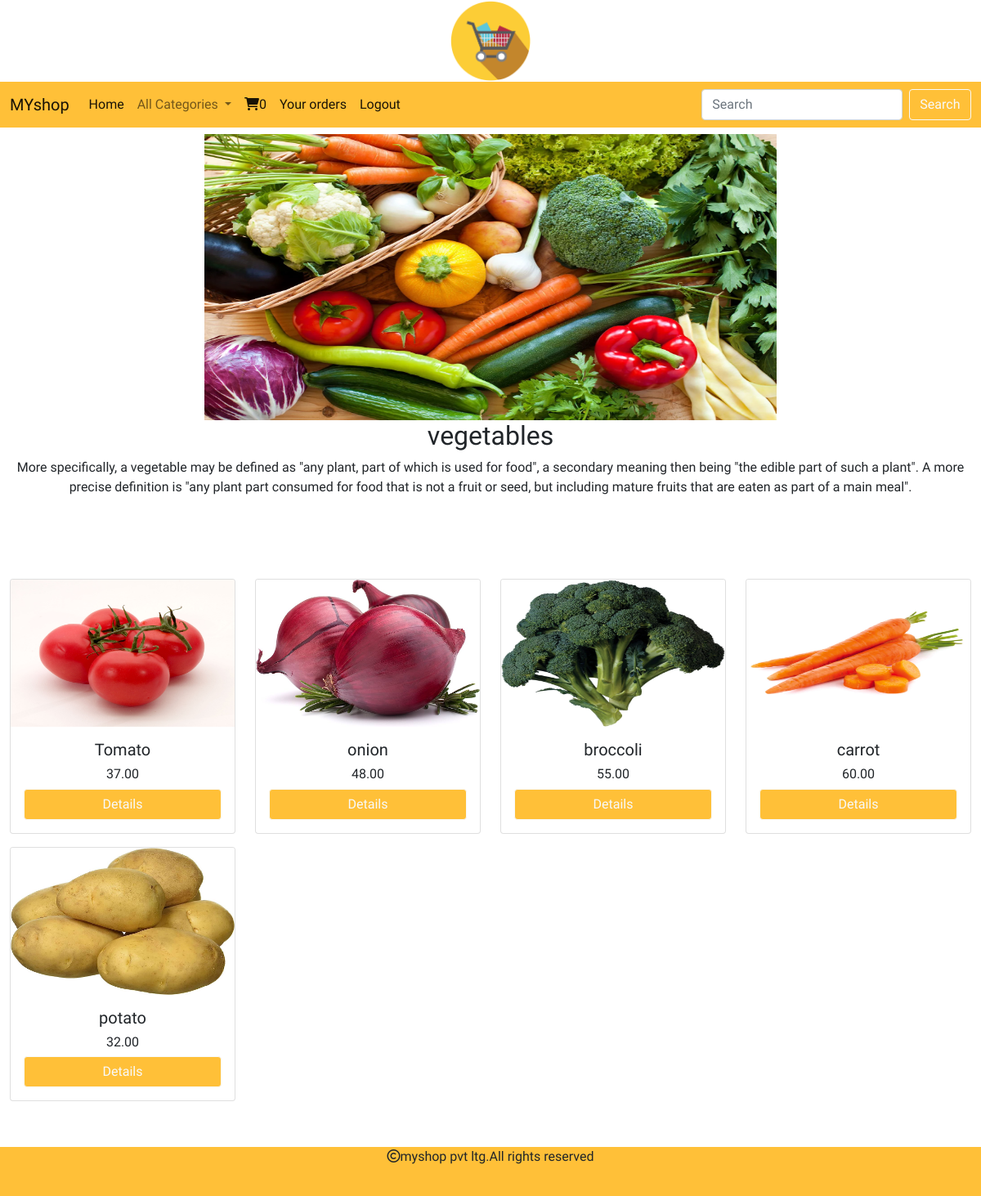
Screenshot of /allproducts/vegetables (signed in) with the database file from the repository.
### shop/models.py (models this page shows, shortened)
class Category(models.Model):
    name=models.CharField(max_length=250,unique=True)
    slug=models.SlugField(max_length=250,unique=True)
    description=models.TextField(blank=True)
    image=models.ImageField(upload_to='shop/category',null=True,blank=True)

class Product(models.Model):
    name=models.CharField(max_length=200,unique=True)
    slug=models.SlugField(max_length=250,unique=True)
    description=models.TextField(blank=True)
    price=models.DecimalField(max_digits=10,decimal_places=2)
    category=models.ForeignKey(Category,on_delete=models.CASCADE)
    image=models.ImageField(upload_to='img/product',null=True,blank=True)
    stock=models.IntegerField()
    available=models.BooleanField(default=True)
    created=models.DateTimeField(auto_now_add=True)
    updated=models.DateTimeField(auto_now=True)

### shop/views.py (the view)
# urls.py: path('allproducts/<slug:p>',views.allproducts,name="allproducts"),
def allproducts(request,p):
    c=Category.objects.get(slug=p)
    p=Product.objects.filter(category__slug=p)
    return render(request,'products.html',{'p':p,'c':c})

### cart/context_processors.py (called while the page is built)
def counter(request):
    item_count=0
    if request.user.is_authenticated:
        user=request.user
        try:
            cart=Cart.objects.filter(user=user)
            for i in cart:
                item_count+=i.quantity
        except:
            item_count=0
    return {'item_count':item_count}

### shop/context_processors.py (called while the page is built)
def menu_links(request):
    links=Category.objects.all()
    return {'links':links}

### templates/products.html
{% extends 'base.html' %}
{% load static %}
{% block content %}
<div class="mt-2 d-flex justify-content-center">
    <img src="{{c.image.url}}" height="350px" width="700px">
</div>
<div class="container-fluid" style="margin-bottom:100px;">
    <h2 class="text-center">{{c.name}}</h2>
    <p style="text-align:center;">{{c.description}}</p>
</div>
<div>
<div class="container-fluid" style="margin-bottom:100px;">
    <div class="row">
        {% for i in p %}
        <div class="col-sm-3">
            <div class="card mb-3">
                <img src="{{i.image.url}}" style="height:180px; width:100%;" class="card-img-top">
                <div class="card-body">
                    <h5 class="card-title text-center">{{i.name}}</h5>
                    <h6 class="card-title text-center">{{i.price}}</h6>
                    <a href="{% url 'shop:details' i.slug %}" class="btn btn-primary btn-outline-light d-flex justify-content-center">Details</a>
                </div>
            </div>
        </div>
        {% endfor %}
    </div>
</div>
</div>
{% endblock %}

### static/css/custom.css (style rules this page uses)
body { font-family: 'Belanosima', sans-serif; }

### templates/base.html (style rules this page uses)
.btn-primary { background-color:#ffc038; }

### rows the page displays
Category: image (picture), name "vegetables", description "More specifically, a vegetable may be defined as \"any plant, part of which is used for food\", a secondary meaning then being \"the edible part of such a plant\". A more precise definition is \"any plant part consumed for food that is not a fruit or seed, but including mature fruits that are eaten as part of a main meal\"."
Product: image (picture), name "Tomato", price "37.00"
Product: image (picture), name "onion", price "48.00"
Product: image (picture), name "broccoli", price "55.00"
Product: image (picture), name "carrot", price "60.00"
Product: image (picture), name "potato", price "32.00"

### other values shown
{{ item_count }} "0"
